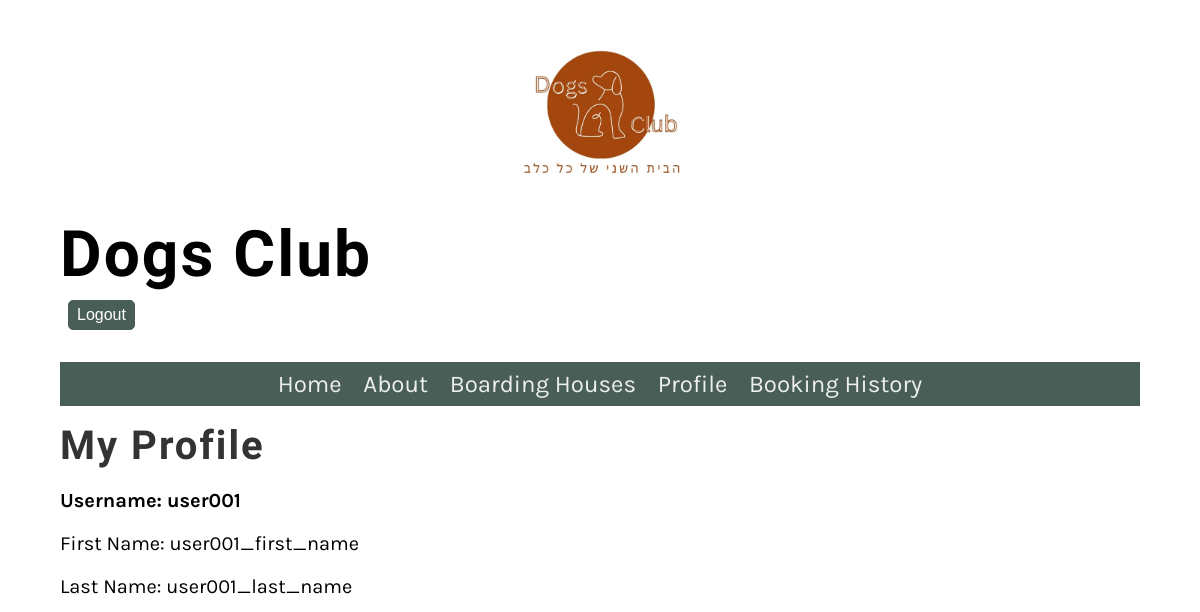
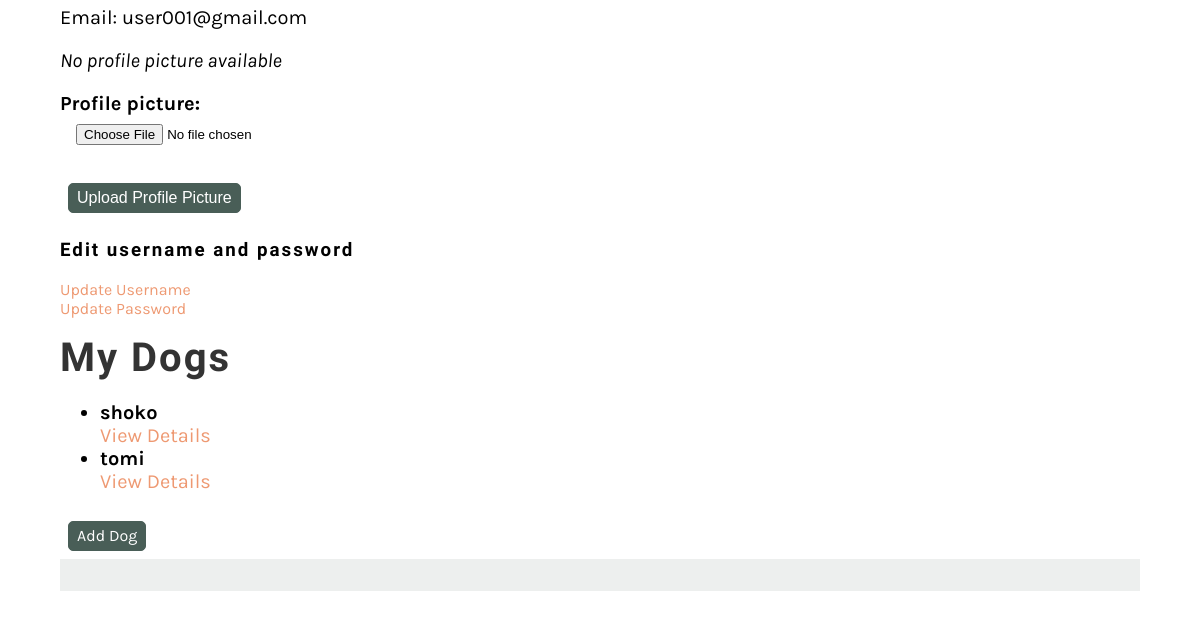
Before: /user/profile/ (signed in) with the older database file (2 pictures, top to bottom).
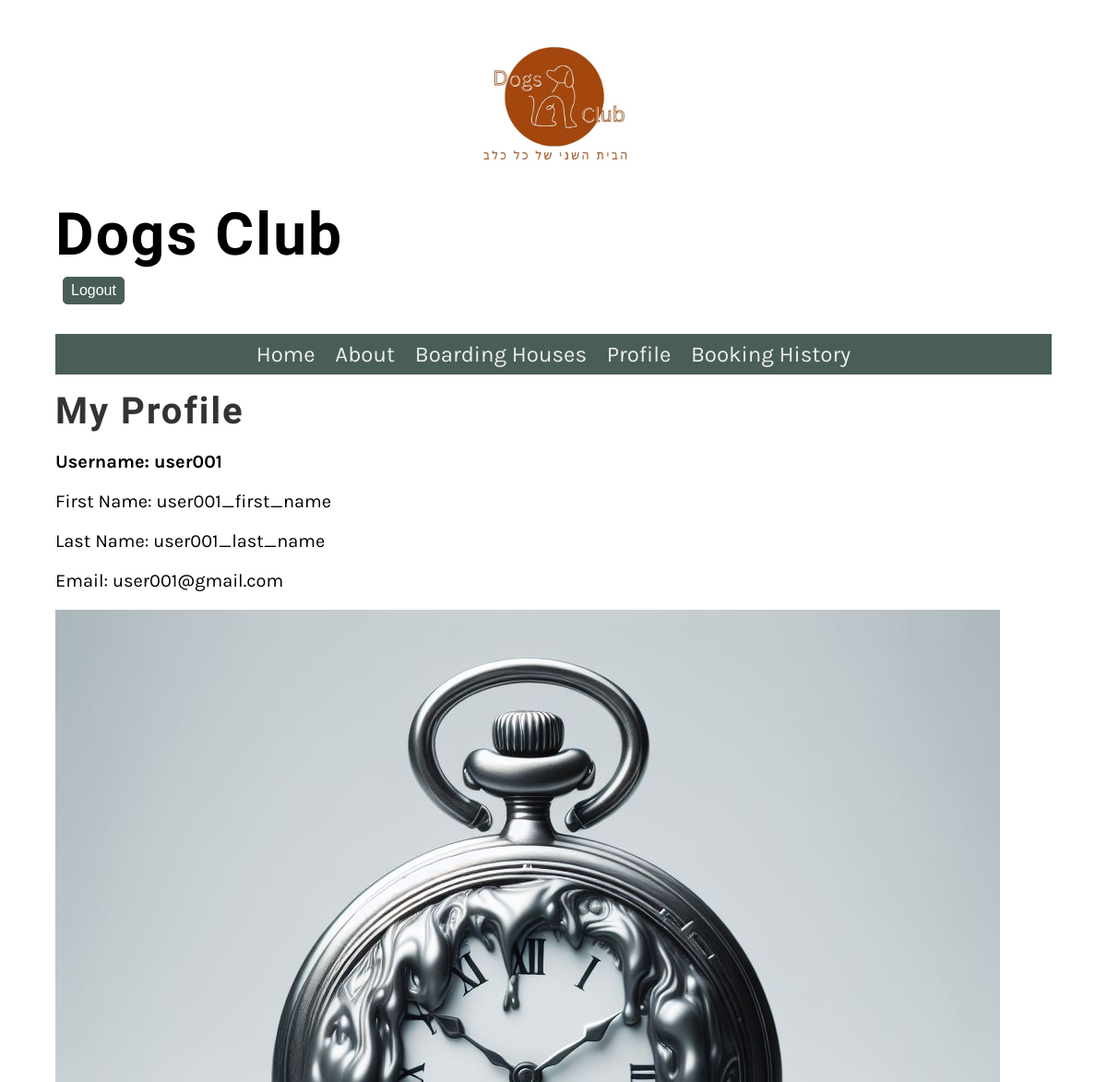
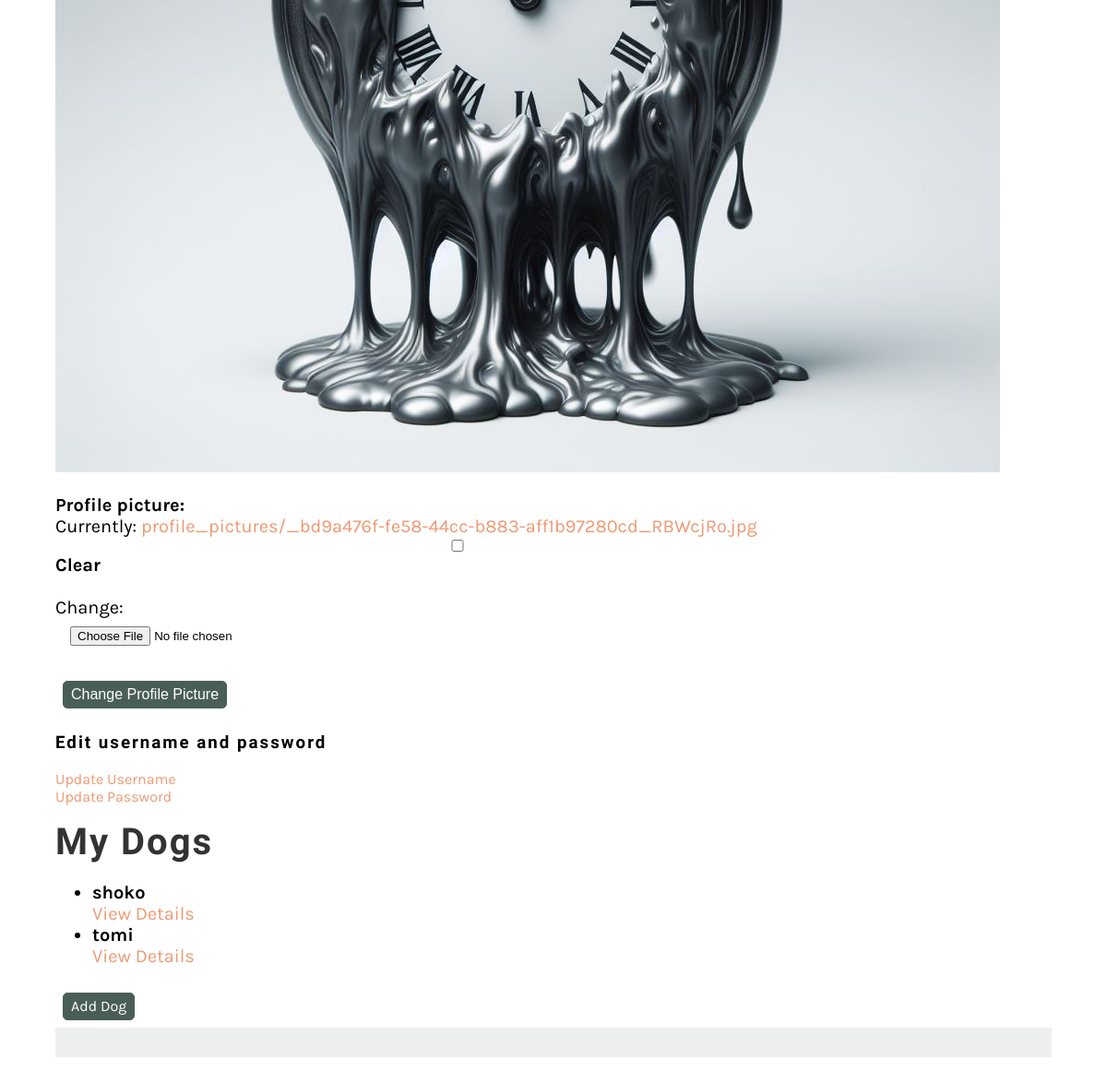
After: the same page with the newer database file (2 pictures, top to bottom).
### Website/models.py (models this page shows, shortened)
class Profile(models.Model):
    user = models.OneToOneField(User, on_delete=models.CASCADE)
    profile_picture = models.ImageField(upload_to='profile_pictures', blank=True, null=True)

### Website/views.py (the view, shortened to what this page needs)
# urls.py: path('user/profile/', ProfileView.as_view(), name='profile'),
class ProfileView(LoginRequiredMixin, View):
    def get(self, request):
        profile = request.user.profile
        form = ProfileForm(instance=profile)
        dogs = Dog.objects.filter(owner=request.user)
        print("dogs:",dogs)
        return render(request, 'profile.html', {'form': form, 'profile': profile, 'dogs': dogs})

### Website/forms.py
class ProfileForm(forms.ModelForm):
    class Meta:
        model = Profile
        fields = ["profile_picture"]

### Website/models.py (called while the page is built)
    def __str__(self):
        return self.name+ ", id:"+self.chip_id

### Website/templatetags/custom_filters.py (called while the page is built)
@register.filter
def has_group(user, group_name):
    return user.groups.filter(name=group_name).exists()

### Website/templates/profile.html (shortened to what this page needs)
{% extends 'base.html' %}
{% load static %}
{% load custom_filters %}
{% block content %}
    <!DOCTYPE html>
    <html>
    <head>
    </head>
    <body>
        <h2>My Profile</h2>
        <div>
            <p><b>Username: {{ profile.user.username }}</b></p>
            <p>First Name: {{ profile.user.first_name }}</p>
            <p>Last Name: {{ profile.user.last_name }}</p>
            <p>Email: {{ profile.user.email }}</p>
            {% if profile.profile_picture %}
                <img src="{{ profile.profile_picture.url }}" alt="Profile Picture">
            {% else %}
                <p><i>No profile picture available</i></p>
            {% endif %}
        </div>
        <form method="post" enctype="multipart/form-data">
            {{ form.as_p }}
            {% if profile.profile_picture %}
                <button type="submit" class = "small_button">Change Profile Picture</button>
            {% else %}
                <button type="submit" class = "small_button">Upload Profile Picture</button>
            {% endif %}
        </form>
        <h3>Edit username and password</h3>
        <a href="{% url 'update_username' %}" >Update Username</a></br>
        <a href="{% url 'update_password' %}">Update Password</a></br>
        {% if profile.user|has_group:"Customers" %}
            <h2>My Dogs</h2>
            <ul>
                {% for dog in dogs %}
                    <li>
                        <strong>{{ dog.name }}</strong> <br>
                        <a href="{% url 'dog_detail' dog.chip_id %}">View Details</a>
                    </li>
                {% empty %}
                    <li>No dogs available.</li>
                {% endfor %}
            </ul>
            <a href="{% url 'add_dog' %}" class = "small_button">Add Dog</a>
        {% endif %}
    </body>
    </html>
{% endblock %}

Changed rows visible on the page:
changed Profile "user001": profile_picture: picture added
Other visible differences:
form field as_p: (not shown) → "☐"
text no longer shown: "Profile picture: No profile picture available Upload Profile Picture"
text now shown: "Profile picture: Currently: profile_pictures/_bd9a476f-fe58-44cc-b883-aff1b97280cd_RBWcjRo.jpg Clear Change: Change Profile Picture"
